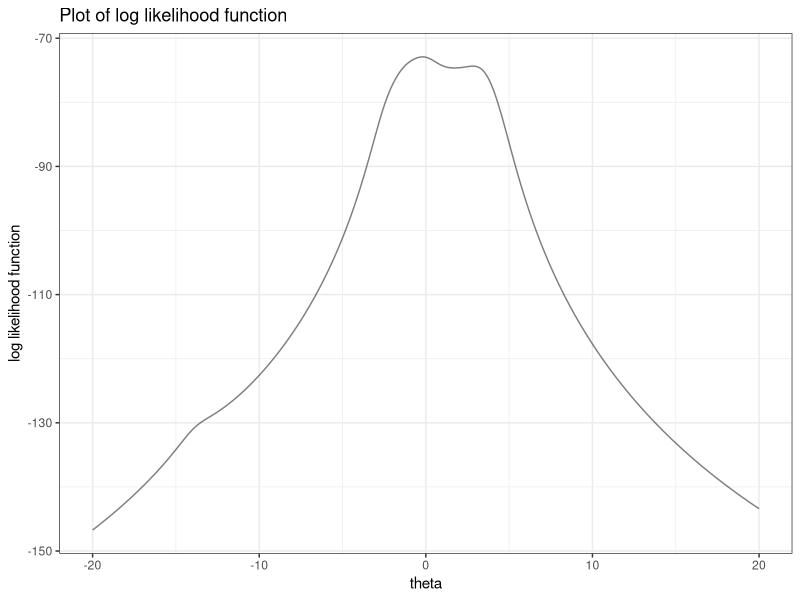
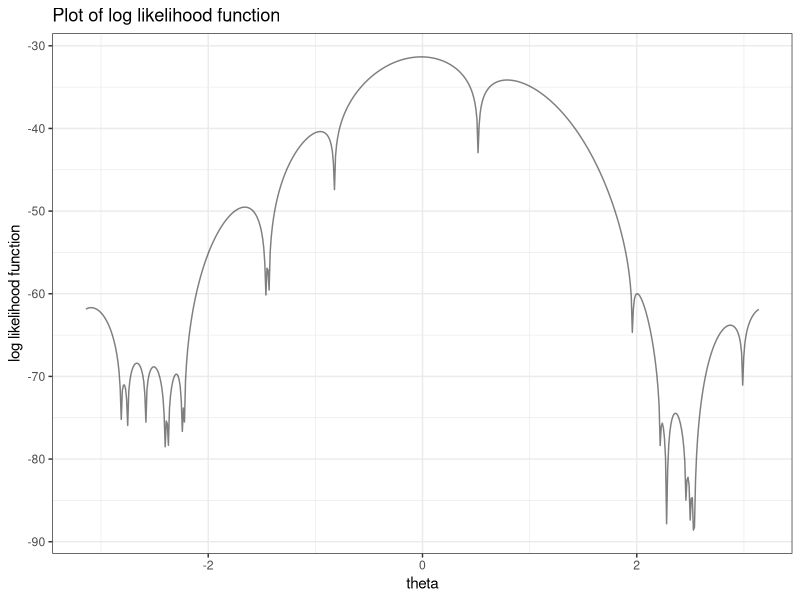
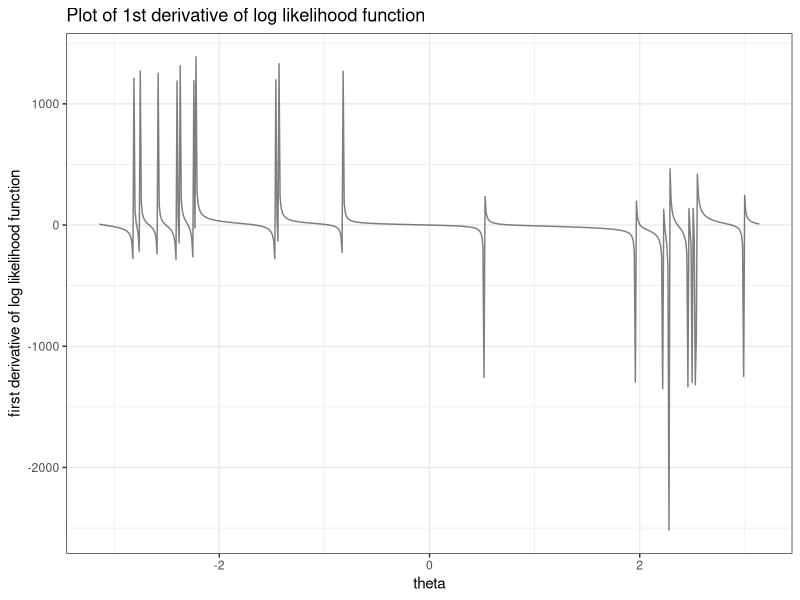
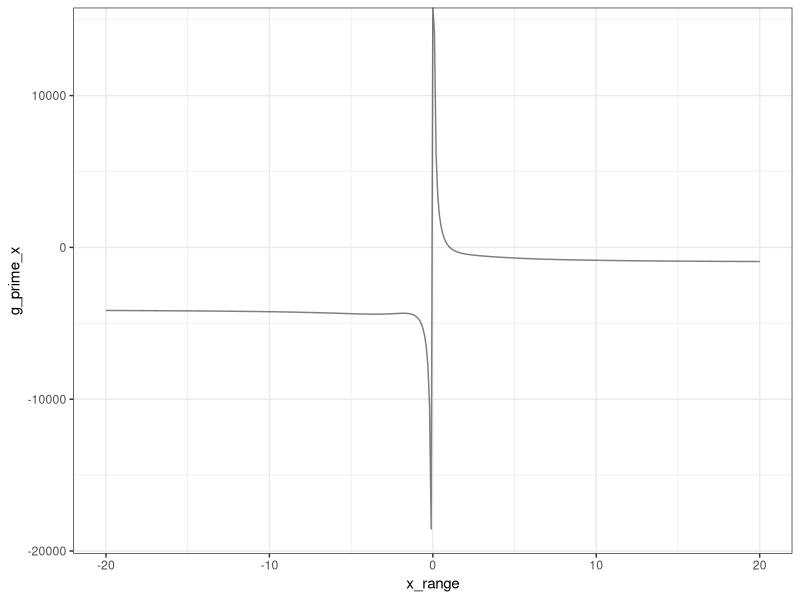

The R script that drew these images, in order:
## ---- chunk 1
knitr::opts_chunk$set(echo = TRUE)
library(tidyverse)
## ---- chunk 2
# Import data
x_value = c(1.77, -0.23, 2.76, 3.80, 3.47, 
            56.75, -1.34, 4.24, -2.44, 3.29, 
            3.71, -2.40, 4.53, -0.07, -1.05, 
            -13.87, -2.53, -1.75, 0.27, 43.21)

# Define the log likelihood function
log_likelihood = function(x, theta) {
  l = -20*log(pi) - sum(log(1+(x-theta)^2))
  return(l)
} 

# Define the first derivative function of the log likelihood function
l_derivative_1 = function(x, theta) {
  l_1 = 2*sum((x-theta)/(1+(x-theta)^2))
  return(l_1)
}

# Define the second derivative function of the log likelihood function
l_derivative_2 = function(x, theta) {
  l_2 = 2*sum(((x-theta)^2-1)/(1+(x-theta)^2)^2)
  return(l_2)
}

# Graph the log likelihood function
theta_range = seq(-20, 20, 0.001)
n_loop = length(theta_range)
log_likelihood_value = numeric(n_loop)
for (i in 1:n_loop) {
  log_likelihood_value[i] = log_likelihood(x_value, theta_range[i])
}
result_l = cbind(theta_range, log_likelihood_value) %>% as.data.frame()
result_l %>% 
  ggplot(aes(x = theta_range, y = log_likelihood_value)) + geom_line(alpha = 0.5) +
  theme_bw() + labs(
    x = "theta",
    y = "log likelihood function",
    title = "Plot of log likelihood function"
  )
## ---- chunk 3
n_iteration = 1000
theta_iteration = numeric(n_iteration)
theta_iteration[1] = mean(x_value)
# Mean of the data as the starting point
for (i in 2:n_iteration) {
  theta_iteration[i] = theta_iteration[i-1] - l_derivative_1(x_value, theta_iteration[i-1])/l_derivative_2(x_value, theta_iteration[i-1])
}
tail(theta_iteration)

# Starting point = -11
theta_iteration[1] = -11
for (i in 2:n_iteration) {
  theta_iteration[i] = theta_iteration[i-1] - l_derivative_1(x_value, theta_iteration[i-1])/l_derivative_2(x_value, theta_iteration[i-1])
}
tail(theta_iteration)

# Starting point = -1
theta_iteration[1] = -1
for (i in 2:n_iteration) {
  theta_iteration[i] = theta_iteration[i-1] - l_derivative_1(x_value, theta_iteration[i-1])/l_derivative_2(x_value, theta_iteration[i-1])
}
tail(theta_iteration)

# Starting point = 0
theta_iteration[1] = 0
for (i in 2:n_iteration) {
  theta_iteration[i] = theta_iteration[i-1] - l_derivative_1(x_value, theta_iteration[i-1])/l_derivative_2(x_value, theta_iteration[i-1])
}
tail(theta_iteration)

# Starting point = 1.5
theta_iteration[1] = 1.5
for (i in 2:n_iteration) {
  theta_iteration[i] = theta_iteration[i-1] - l_derivative_1(x_value, theta_iteration[i-1])/l_derivative_2(x_value, theta_iteration[i-1])
}
tail(theta_iteration)

# Starting point = 4
theta_iteration[1] = 4
for (i in 2:n_iteration) {
  theta_iteration[i] = theta_iteration[i-1] - l_derivative_1(x_value, theta_iteration[i-1])/l_derivative_2(x_value, theta_iteration[i-1])
}
tail(theta_iteration)

# Starting point = 4.7
theta_iteration[1] = 4.7
for (i in 2:n_iteration) {
  theta_iteration[i] = theta_iteration[i-1] - l_derivative_1(x_value, theta_iteration[i-1])/l_derivative_2(x_value, theta_iteration[i-1])
}
tail(theta_iteration)

# Starting point = 7
theta_iteration[1] = 7
for (i in 2:n_iteration) {
  theta_iteration[i] = theta_iteration[i-1] - l_derivative_1(x_value, theta_iteration[i-1])/l_derivative_2(x_value, theta_iteration[i-1])
}
tail(theta_iteration)

# Starting point = 8
theta_iteration[1] = 8
for (i in 2:n_iteration) {
  theta_iteration[i] = theta_iteration[i-1] - l_derivative_1(x_value, theta_iteration[i-1])/l_derivative_2(x_value, theta_iteration[i-1])
}
tail(theta_iteration)

# Starting point = 38
theta_iteration[1] = 38
for (i in 2:n_iteration) {
  theta_iteration[i] = theta_iteration[i-1] - l_derivative_1(x_value, theta_iteration[i-1])/l_derivative_2(x_value, theta_iteration[i-1])
}
tail(theta_iteration)
## ---- chunk 4
# Starting points = -1 and 1
L = -1
U = 1
n_iteration = 100000
theta_iteration = numeric(n_iteration)
for (i in 1:n_iteration) {
  theta_iteration[i] = (L + U)/2
  eval_1 = l_derivative_1(x_value, theta_iteration[i])
  eval_2 = l_derivative_1(x_value, L)
  eval_3 = eval_1 * eval_2
  if(eval_3 < 0) {
    U = theta_iteration[i]
  } else {L = theta_iteration[i]}
}

tail(theta_iteration)

# Starting points = 1 and 2
L = 1
U = 2
n_iteration = 100000
theta_iteration = numeric(n_iteration)
for (i in 1:n_iteration) {
  theta_iteration[i] = (L + U)/2
  eval_1 = l_derivative_1(x_value, theta_iteration[i])
  eval_2 = l_derivative_1(x_value, L)
  eval_3 = eval_1 * eval_2
  if(eval_3 < 0) {
    U = theta_iteration[i]
  } else {L = theta_iteration[i]}
}

tail(theta_iteration)

# Starting points = 50 and 52
L = 50
U = 55
n_iteration = 100000
theta_iteration = numeric(n_iteration)
for (i in 1:n_iteration) {
  theta_iteration[i] = (L + U)/2
  eval_1 = l_derivative_1(x_value, theta_iteration[i])
  eval_2 = l_derivative_1(x_value, L)
  eval_3 = eval_1 * eval_2
  if(eval_3 < 0) {
    U = theta_iteration[i]
  } else {L = theta_iteration[i]}
}

tail(theta_iteration)
## ---- chunk 5
# Define the g function
g_function = function(theta, alpha) {
  g_value = theta + alpha*l_derivative_1(x_value, theta)
  return(g_value)
}
# Without scaling (alpha = 1)
n_iteration = 2000000
theta_iteration = numeric(n_iteration)
theta_iteration[1] = -1
for (i in 2:n_iteration) {
  theta_iteration[i] = g_function(theta_iteration[i-1], 1)
}

tail(theta_iteration)

# Alpha = 0.64
n_iteration = 100000
theta_iteration = numeric(n_iteration)
theta_iteration[1] = -1
for (i in 2:n_iteration) {
  theta_iteration[i] = g_function(theta_iteration[i-1], 0.64)
}

tail(theta_iteration)


# Alpha = 0.25
n_iteration = 100
theta_iteration = numeric(n_iteration)
theta_iteration[1] = -1
for (i in 2:n_iteration) {
  theta_iteration[i] = g_function(theta_iteration[i-1], 0.25)
}

tail(theta_iteration)

head(theta_iteration)
## ---- chunk 6
# Alpha = 0.25, starting point = 0
n_iteration = 100
theta_iteration = numeric(n_iteration)
theta_iteration[1] = 0
for (i in 2:n_iteration) {
  theta_iteration[i] = g_function(theta_iteration[i-1], 0.25)
}

tail(theta_iteration)
theta_iteration

# Alpha = 0.25, starting point = 2
n_iteration = 100
theta_iteration = numeric(n_iteration)
theta_iteration[1] = 2
for (i in 2:n_iteration) {
  theta_iteration[i] = g_function(theta_iteration[i-1], 0.25)
}

tail(theta_iteration)
theta_iteration
## ---- chunk 7
# Define the secant function
secant_function = function(theta1, theta2) {
  f_xi = l_derivative_1(x_value, theta2)
  f_xi_1 = l_derivative_1(x_value, theta1)
  theta_new = theta2 - f_xi*(theta2-theta1)/(f_xi-f_xi_1)
  return(theta_new)
}

# Starting points = -2 and -1
n_iteration = 10
theta_iteration = numeric(n_iteration)
theta_iteration[1] = -2
theta_iteration[2] = -1
for (i in 3:n_iteration) {
  theta_iteration[i] = secant_function(theta_iteration[i-2], theta_iteration[i-1])
}
tail(theta_iteration)

# Starting points = -3 and 3
n_iteration = 10
theta_iteration = numeric(n_iteration)
theta_iteration[1] = -3
theta_iteration[2] = 3
for (i in 3:n_iteration) {
  theta_iteration[i] = secant_function(theta_iteration[i-2], theta_iteration[i-1])
}
tail(theta_iteration)

# Starting points = 50 and 55
n_iteration = 10
theta_iteration = numeric(n_iteration)
theta_iteration[1] = 50
theta_iteration[2] = 55
for (i in 3:n_iteration) {
  theta_iteration[i] = secant_function(theta_iteration[i-2], theta_iteration[i-1])
}
tail(theta_iteration)
## ---- chunk 8
# Import data
x_observed = c(3.91, 4.85, 2.28, 4.06, 3.70, 4.04, 5.46, 3.53, 2.28, 1.96, 2.53, 3.88, 2.22, 3.47, 4.82, 2.46, 2.99,
2.54, 0.52, 2.50)

# Define the log likelihood function
l_function = function(x, theta) {
  l_value = -20*log(2*pi) + sum(log(1-cos(x-theta)))
  return(l_value)
}

# Define the 1st derivative of the log likelihood function
l_derivative_1 = function(x, theta) {
  l_der_value = -sum(sin(x-theta)/(1-cos(x-theta)))
  return(l_der_value)
}

# Define the 2nd derivative of the log likelihood function
l_derivative_2 = function(x, theta) {
  l_second_der = -sum(1/(1-cos(x-theta)))
  return(l_second_der)
}
## ---- chunk 9
x_range = seq(-pi, pi, 0.01)
l_value = numeric(length(x_range))
l_derivative = numeric(length(x_range))
for (i in 1:length(x_range)) {
  l_value[i] = l_function(x_observed, x_range[i])
  l_derivative[i] = l_derivative_1(x_observed, x_range[i])
}
result = cbind(x_range, l_value, l_derivative) %>% as.data.frame()

# Plot the log likelihood function
result %>% 
  ggplot(aes(x = x_range, y = l_value)) + geom_line(alpha= 0.5) +
  theme_bw() + labs(
    x = "theta",
    y = "log likelihood function",
    title = "Plot of log likelihood function"
  )

# Plot the derivative of log likelihood function
result %>% 
  ggplot(aes(x = x_range, y = l_derivative)) + geom_line(alpha= 0.5) +
  theme_bw() + labs(
    x = "theta",
    y = "first derivative of log likelihood function",
    title = "Plot of 1st derivative of log likelihood function"
  )
## ---- chunk 10
# MME of theta
theta_mme = asin((mean(x_observed)-pi));theta_mme
## ---- chunk 11
n_iteration = 100
theta_iteration = numeric(n_iteration)
theta_iteration[1] = theta_mme
# MME of theta as the starting point
for (i in 2:n_iteration) {
  theta_iteration[i] = theta_iteration[i-1] - l_derivative_1(x_observed, theta_iteration[i-1])/l_derivative_2(x_observed, theta_iteration[i-1])
}
tail(theta_iteration)

# Starting point = -2.7
theta_iteration = numeric(n_iteration)
theta_iteration[1] = -2.7
for (i in 2:n_iteration) {
  theta_iteration[i] = theta_iteration[i-1] - l_derivative_1(x_observed, theta_iteration[i-1])/l_derivative_2(x_observed, theta_iteration[i-1])
}
tail(theta_iteration)

# Starting point = 2.7
theta_iteration = numeric(n_iteration)
theta_iteration[1] = 2.7
for (i in 2:n_iteration) {
  theta_iteration[i] = theta_iteration[i-1] - l_derivative_1(x_observed, theta_iteration[i-1])/l_derivative_2(x_observed, theta_iteration[i-1])
}
tail(theta_iteration)
## ---- chunk 12
# Create starting values
start_values = seq(-pi, pi, length = 200)

# Newton-Raphson method for each starting values
convergence = numeric(200)
n_iteration = 100
theta_iteration = numeric(n_iteration)
for (j in 1:200) {
  # Set starting value
  theta_iteration[1] = start_values[j]
  # Find the convergence theta value
  for (i in 2:n_iteration) {
    theta_iteration[i] = theta_iteration[i-1] - l_derivative_1(x_observed, theta_iteration[i-1])/l_derivative_2(x_observed, theta_iteration[i-1])
  }
  convergence[j] = theta_iteration[100]
}

result_list = cbind(start_values, convergence)
result_list %>% knitr::kable()
## ---- chunk 13
# Define g'(x)
g_x_derivative = function(epsilon, x) {
  g_x_value = 1628/x - 1013 - 3062*(1-epsilon)*exp(-x)/(epsilon+(1-epsilon)*exp(-x))
  return(g_x_value)
}

# Define G1(x)
G1_x = function(epsilon, x) {
  G1_value = 1628*(epsilon+(1-epsilon)*exp(-x))/(3062*(1-epsilon)*exp(-x)+1013*(epsilon+(1-epsilon)*exp(-x)))
  return(G1_value)
}

# Plot the g'(x)
x_range = seq(-20, 20, 0.1)
g_prime_x = numeric(length(x_range))
for (i in 1:length(x_range)) {
  g_prime_x[i] = g_x_derivative(0.61489, x_range[i])
}
result = cbind(x_range, g_prime_x) %>% as.data.frame()
result %>% 
  ggplot(aes(x = x_range, y = g_prime_x)) + geom_line(alpha = 0.5) +
  theme_bw()

# Fixed point iteration with G1(x)
n_iteration = 20
x_list = numeric(n_iteration)
x_list = 1 # Starting value is 1
for (i in 2:n_iteration) {
  x_list[i] = G1_x(0.61489, x_list[i-1])
}
g_prime_x=g_x_derivative(0.61489, x_list)
result = cbind(x_list, g_prime_x) %>% as.data.frame()
result %>% knitr::kable()
## ---- chunk 14
# Define G2(x)
G2_x = function(epsilon, x) {
  G2_value = x + 1628/x - 1013 - 3062*(1-epsilon)*exp(-x)/(epsilon+(1-epsilon)*exp(-x))
  return(G2_value)
}

# Fixed point iteration with G2(x)
n_iteration = 5
x_list = numeric(n_iteration)
x_list[1] = 1 # Starting value = 1
for (i in 2:n_iteration) {
  x_list[i] = G2_x(0.61489, x_list[i-1])
}
g_prime_x=g_x_derivative(0.61489, x_list)
result = cbind(x_list, g_prime_x) %>% as.data.frame()
result %>% knitr::kable()
## ---- chunk 15
# Define G3(x)
G3_x = function(epsilon, x, alpha) {
  G3_value = x + alpha*(1628/x - 1013 - 3062*(1-epsilon)*exp(-x)/(epsilon+(1-epsilon)*exp(-x)))
  return(G3_value)
}

# Fixed point iteration with scaling
n_iteration = 10
x_list = numeric(n_iteration)
x_list[1] = 1
for (i in 2:n_iteration) {
  x_list[i] = G3_x(0.61489, x_list[i-1], 0.001)
}
g_prime_x=g_x_derivative(0.61489, x_list)
result = cbind(x_list, g_prime_x) %>% as.data.frame()
result %>% knitr::kable()
## ---- chunk 16
# Define the second derivative of g(x)
g_x_derivative_2 = function(epsilon, x) {
  second_deri_value = 3062*(1-epsilon)*epsilon*exp(-x)/(epsilon+(1-epsilon)*exp(-x))^2-1628/x^2
  return(second_deri_value)
}

# Newton-Raphson iteration with starting value 3
n_iteration = 5
x_list = numeric(n_iteration)
x_list[1] = 3
for (i in 2:n_iteration) {
  x_list[i] = x_list[i-1] - g_x_derivative(0.61489, x_list[i-1]/g_x_derivative_2(0.61489, x_list[i-1]))
}
g_prime_x=g_x_derivative(0.61489, x_list)
result = cbind(x_list, g_prime_x) %>% as.data.frame()
result %>% knitr::kable()
## ---- chunk 17
n_iteration = 10
x_list = numeric(n_iteration)
x_list[1] = 1.5 # Starting value = 1.5
for (i in 2:n_iteration) {
  x_list[i] = x_list[i-1] - g_x_derivative(0.61489, x_list[i-1])/g_x_derivative_2(0.61489, x_list[i-1])
}
g_prime_x=g_x_derivative(0.61489, x_list)
result = cbind(x_list, g_prime_x) %>% as.data.frame()
result %>% knitr::kable()
## ---- chunk 18
# Define the secant function
secant_function = function(x_1, x_2) {
  f_xi = g_x_derivative(0.61489, x_2)
  f_xi_1 = g_x_derivative(0.61489, x_1)
  x_new = x_2 - f_xi*(x_2-x_1)/(f_xi-f_xi_1)
  return(x_new)
}

# Secant method with starting value = 1.5 and 1.49
n_iteration = 10
x_list = numeric(n_iteration)
x_list[1] = 1.5
x_list[2] = 1.49
for (i in 3:n_iteration) {
  x_list[i] = secant_function(x_list[i-2], x_list[i-1])
}
g_prime_x=g_x_derivative(0.61489, x_list)
result = cbind(x_list, g_prime_x) %>% as.data.frame()
result %>% knitr::kable()
## ---- chunk 19
# Initialization
n_iteration = 10
x_list = numeric(n_iteration)
x_list[1] = 1.5
x_list[2] = 1.49
x_list[3] = 1.48

# Define Muller's function
muller_function = function(x1,x2,x3) {
  f_i_2 = g_x_derivative(0.61489, x1)
  f_i_1 = g_x_derivative(0.61489, x2)
  f_i = g_x_derivative(0.61489, x3)
  dd = (f_i - 2*f_i_1 + f_i_2)/(x3 - x1)
  s = f_i - f_i_1 + (x3 - x1)/dd
  q = (x3-x2)/(x2-x1)
  A = q*f_i - q*(1+q)*f_i_1 + q^2*f_i_2
  B = (2*q+1)*f_i-(1+q)^2*f_i_1+q^2*f_i_2
  C = (1+q)*f_i
  x4 = x3-(x3-x2)*2*C/(B+sign(s)*sqrt(B^2-4*A*C))
  return(x4)
}

# Iterations
for (i in 4:n_iteration) {
  x_list[i] = muller_function(x_list[i-3], x_list[i-2], x_list[i-1])
}
g_prime_x=g_x_derivative(0.61489, x_list)
result = cbind(x_list, g_prime_x) %>% as.data.frame()
result %>% knitr::kable()
## ---- chunk 20
L = 1
U = 2
n_iteration = 25
x_list = numeric(n_iteration)
for (i in 1:n_iteration) {
  x_list[i] = (L + U)/2
  eval_1 = g_x_derivative(0.61489, x_list[i])
  eval_2 = g_x_derivative(0.61489, L)
  eval_3 = eval_1 * eval_2
  if(eval_3 < 0) {
    U = x_list[i]
  } else {L = x_list[i]}
}

g_prime_x=g_x_derivative(0.61489, x_list)
result = cbind(x_list, g_prime_x) %>% as.data.frame()
result %>% knitr::kable()
## ---- chunk 21
n_iteration = 10
x_list = numeric(n_iteration)
L = 1 # x0
U = 2 # x1
for (i in 1:n_iteration) {
  x_list[i] = (L*g_x_derivative(0.61489, U)-U*g_x_derivative(0.61489, L))/(g_x_derivative(0.61489, U) - g_x_derivative(0.61489, L))
  eval1 = g_x_derivative(0.61489, x_list[i])
  eval2 = g_x_derivative(0.61489, L)
  eval3 = eval1*eval2
  if (eval3<0) {
    U = x_list[i]
  } else {
    L = x_list[i]
  }
}
g_prime_x=g_x_derivative(0.61489, x_list)
result = cbind(x_list, g_prime_x) %>% as.data.frame()
result %>% knitr::kable()
## ---- chunk 22

